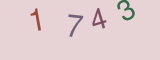
#> input picture model_server/images/6/10_1743.png, 160 x 60 px; its folder holds 4 pictures in this run
$ python gen_captcha.py
#> lines starting #> are read from the running program, lines starting #| are printed output that depends on the picture
# /usr/bin/env python
#  coding=utf-8
import os
import random
import numpy as np
import matplotlib.pyplot as plt
from PIL import Image

"""
读取样本
"""
# 模型编号
modelNo = 6
MAX_CAPTCHA = 4

try:
    os.remove('./images/' + str(modelNo) + '/.DS_Store')
except Exception as e:
    print(e)
imgs_list = os.listdir("./images/" + str(modelNo))


def random_captcha_text():
    i = random.randint(1, len(imgs_list) - 1)
    try:
        captcha_text = imgs_list[i].split("_")[1].split(".")[0]
    except Exception as e:
        print(e)
        i = random.randint(1, 500)
        captcha_text = imgs_list[i].split("_")[1].split(".")[0]
    return i, captcha_text


# 生成字符对应的验证码
def gen_captcha_text_and_image():
    captcha_image = None
    captcha_text = None
    while (True):
        captcha_id, captcha_text = random_captcha_text()
        captcha_image = Image.open('./images/' + str(modelNo) + "/" + imgs_list[captcha_id]).resize((160, 60))
#> captcha_image is the input picture: PIL image 160x60 RGBA; mean R, G, B, A 226.1, 206.2, 208.1, 255
        captcha_image = np.array(captcha_image.convert('RGB'))
#> captcha_image: shape (60, 160, 3)
        if captcha_image.shape == (60, 160, 3):
            break
    return captcha_text, captcha_image


if __name__ == '__main__':
    # 测试
    text, image = gen_captcha_text_and_image()
#> text = '1743'
    gray = np.mean(image, -1)
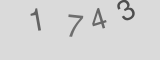
#> gray: shape (60, 160) float64; min 77.33, max 218.3, mean 213.5
    f = plt.figure()
    ax = f.add_subplot(111)
    ax.text(0.1, 0.9, text, ha='center', va='center', transform=ax.transAxes)
    plt.imshow(gray)
    plt.show()
